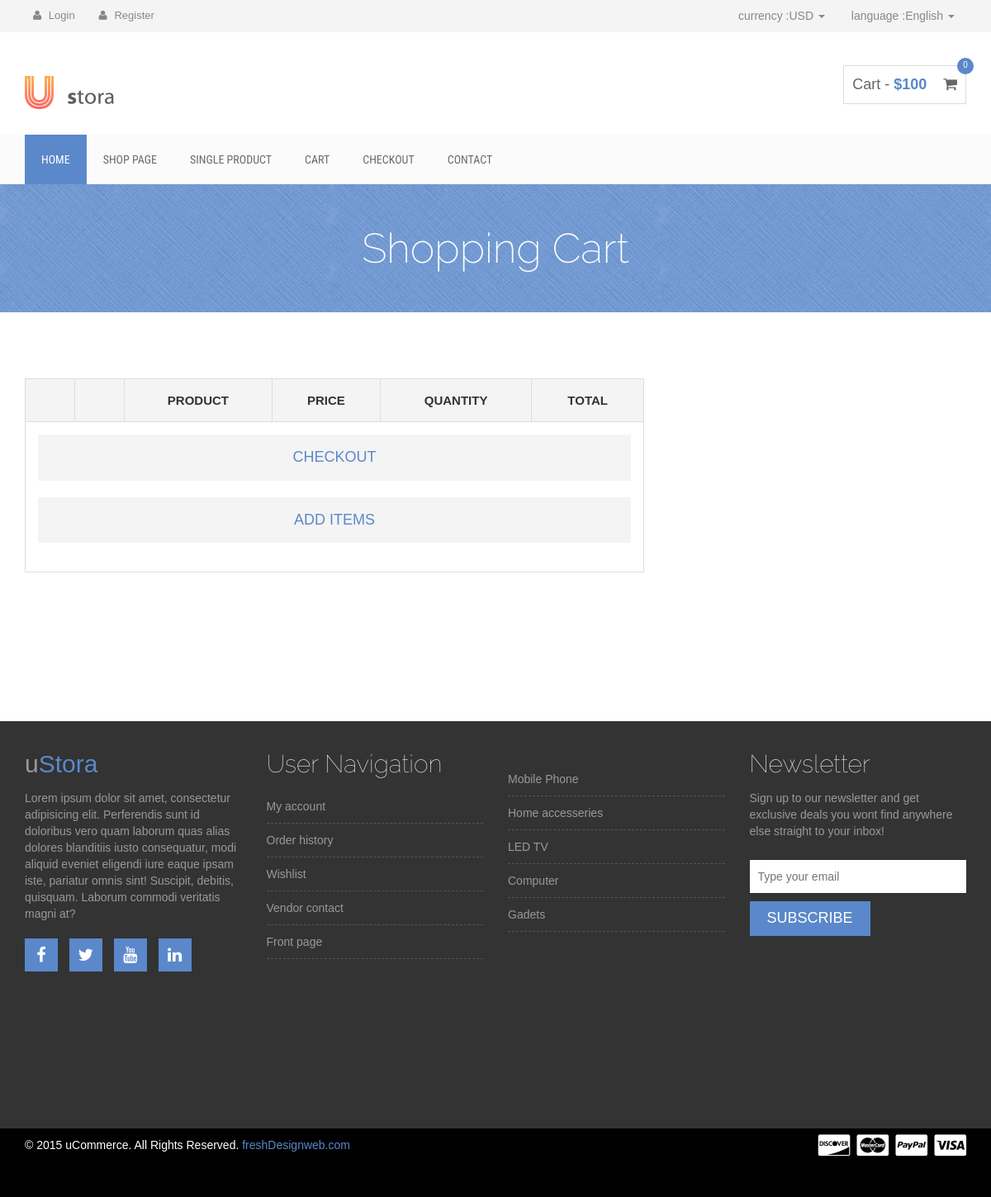
The page /cart on the database as committed earlier.
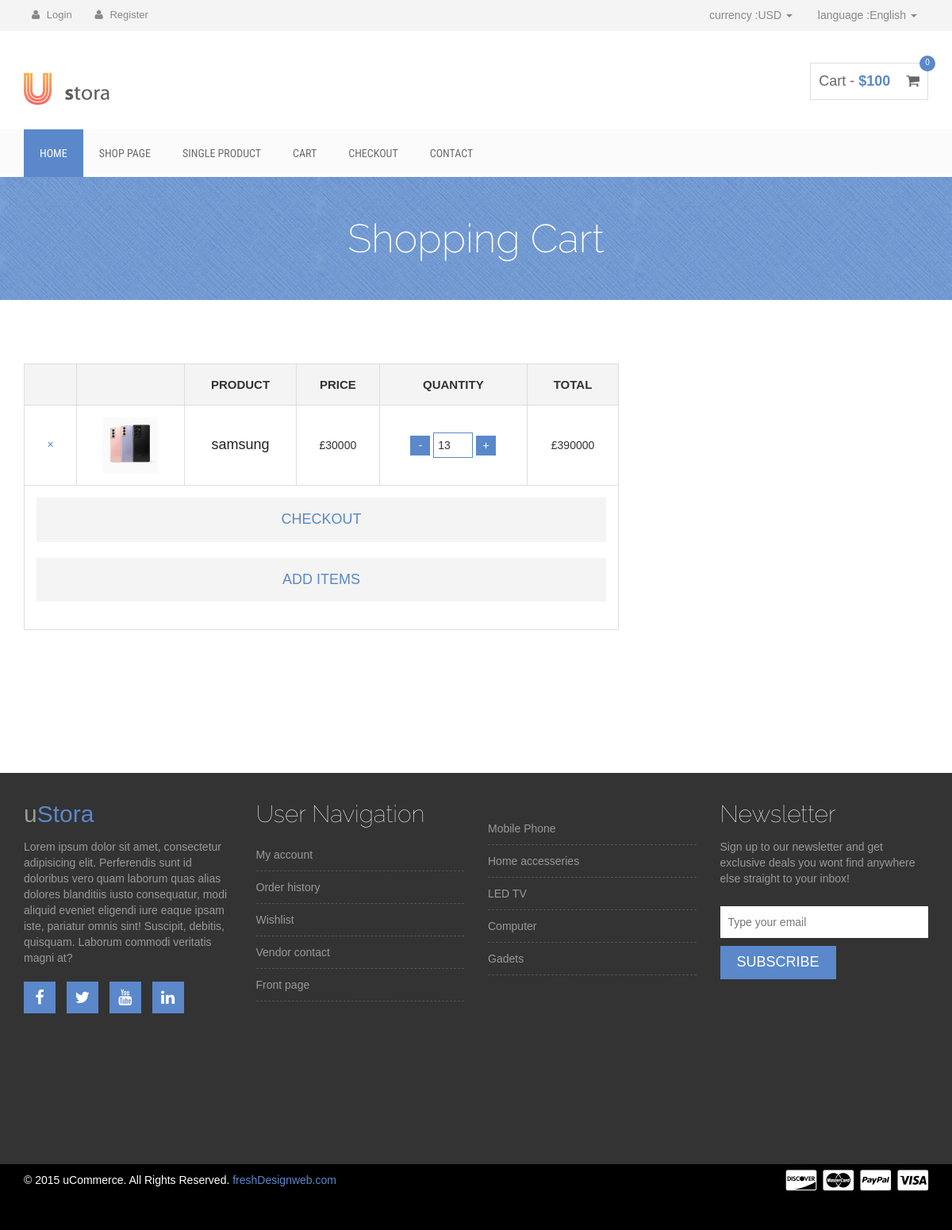
The same page on the database as committed later.
### cart/models.py (models this page shows, shortened)
class Cart(models.Model):
    user = models.ForeignKey(settings.AUTH_USER_MODEL,on_delete = models.CASCADE)
    items = models.ForeignKey(Item,on_delete = models.CASCADE,default=0)
    quantity = models.IntegerField(default = 1)
    slug = models.CharField(max_length = 300)
    checkout = models.BooleanField(default = 'True')
    sub_total = models.IntegerField(default = 0)
    def get_remove_cart_url(self):
        return  reverse('cart:remove-cart',kwargs={'slug':self.slug})
    def get_delete_cart_url(self):
        return reverse('cart:delete-cart',kwargs={'slug':self.slug})

### home/models.py (models this page shows, shortened)
class Item(models.Model):
	name = models.TextField()
	slug = models.CharField(max_length = 500, unique = True)
	description = models.TextField(blank = True)
	category = models.ForeignKey(Category,on_delete=models.CASCADE, default = 1)
	rank = models.IntegerField(default = 1)
	price = models.IntegerField()
	discounted_price = models.IntegerField(default = 0)
	image = models.ImageField(upload_to = 'media',null = True)
	labels = models.CharField(choices = LABELS,max_length = 100,blank = True)
	status = models.CharField(choices = STATUS,max_length = 100,blank = True)
	stock = models.CharField(choices = STOCK,max_length = 100,blank = True)
	def get_item_url(self):
		return reverse('home:detail',kwargs={'slug':self.slug})
	def get_cart_url(self):
		return reverse('cart:add-to-cart',kwargs={'slug':self.slug})

### cart/views.py (the view)
# urls.py: path('cart',  CartView.as_view(), name='cart'),
class CartView(BaseView):
	def get(self,request):
		self.views['view_cart'] = Cart.objects.all()
		return render(request,'cart.html',self.views)

### template/cart.html (shortened to what the changed rows need)
{% extends 'base.html' %}
{% load static %}
{% block content %}
    <div class="product-big-title-area">
        <div class="container">
            <div class="row">
                <div class="col-md-12">
                    <div class="product-bit-title text-center">
                        <h2>Shopping Cart</h2>
                    </div>
                </div>
            </div>
        </div>
    </div>
    <div class="single-product-area">
        <div class="container">
            <div class="row">
                <div class="col-md-8">
                    <div class="product-content-right">
                        <div class="woocommerce">
                            <form method="post" action="#">
                                <table cellspacing="0" class="shop_table cart">
                                    <thead>
                                        <tr>
                                            <th class="product-remove">&nbsp;</th>
                                            <th class="product-thumbnail">&nbsp;</th>
                                            <th class="product-name">Product</th>
                                            <th class="product-price">Price</th>
                                            <th class="product-quantity">Quantity</th>
                                            <th class="product-subtotal">Total</th>
                                        </tr>
                                    </thead>
                                    <tbody>
                                        {% for cart in view_cart %}
                                        <tr class="cart_item">
                                            <td class="product-remove">
                                                <a title="Remove this item" class="remove" href="{{cart.get_delete_cart_url}}">×</a>
                                            </td>
                                            <td class="product-thumbnail">
                                                <a href="{{cart.items.get_item_url}}"><img width="145" height="145" alt="poster_1_up" class="shop_thumbnail" src="{{cart.items.image.url}}"></a>
                                            </td>
                                            <td class="product-name">
                                                <a href="{{cart.items.get_item_url}}">{{cart.items.name}}</a>
                                            </td>
                                            {% if cart.items.discounted_price > 0 %}
                                            <td class="product-price">
                                                <span class="amount">£{{cart.items.discounted_price}}</span>
                                            {% else %}
                                            <td class="product-price">
                                                <span class="amount">£{{cart.items.price}}</span>
                                            {% endif %}
                                            </td>
                                            <td class="product-quantity">
                                                <div class="quantity buttons_added">
                                                    <a href="{{cart.get_remove_cart_url}}">
                                                    <input type="button" class="minus" value="-"></a>
                                                    <input type="number" size="4" class="input-text qty text" title="Qty" value="{{cart.quantity}}" min="0" step="1">
                                                   <a href="{{cart.items.get_cart_url}}">
                                                  <input type="button" class="plus" value="+"></a>
                                                </div>
                                            </td>
                                            <td class="product-subtotal">
                                                <span class="amount">£{{cart.sub_total}}</span>
                                            </td>
                                        </tr>
                                        {% endfor %}
                                    </tbody>
                                </table>
                            </form>
                        </div>
                    </div>
                </div>
            </div>
        </div>
    </div>
{% endblock %}

Rows that differ between the two databases and show on the page:
added Cart: items.image (picture), items.name "samsung", items.price "30000", quantity "13", sub_total "390000"
